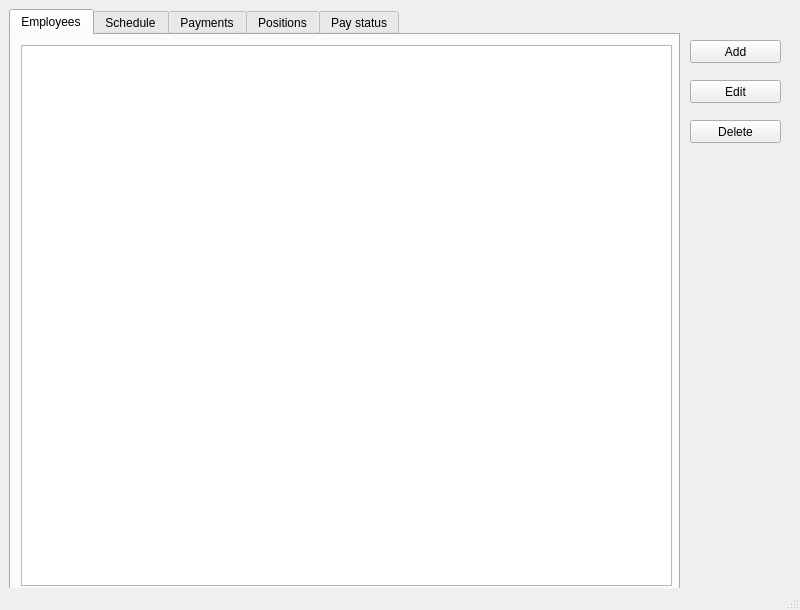
<?xml version="1.0" encoding="UTF-8"?>
<ui version="4.0">
 <class>MainWindow</class>
 <widget class="QMainWindow" name="MainWindow">
  <property name="geometry">
   <rect>
    <x>0</x>
    <y>0</y>
    <width>800</width>
    <height>610</height>
   </rect>
  </property>
  <property name="minimumSize">
   <size>
    <width>800</width>
    <height>610</height>
   </size>
  </property>
  <property name="maximumSize">
   <size>
    <width>800</width>
    <height>610</height>
   </size>
  </property>
  <property name="windowTitle">
   <string>Salary calculation</string>
  </property>
  <widget class="QWidget" name="centralwidget">
   <widget class="QTabWidget" name="tabBar">
    <property name="geometry">
     <rect>
      <x>9</x>
      <y>9</y>
      <width>671</width>
      <height>581</height>
     </rect>
    </property>
    <property name="currentIndex">
     <number>0</number>
    </property>
    <widget class="QWidget" name="employees">
     <attribute name="title">
      <string>Employees</string>
     </attribute>
     <widget class="QTableWidget" name="employeesTable">
      <property name="geometry">
       <rect>
        <x>10</x>
        <y>10</y>
        <width>651</width>
        <height>541</height>
       </rect>
      </property>
     </widget>
    </widget>
    <widget class="QWidget" name="schedule">
     <attribute name="title">
      <string>Schedule</string>
     </attribute>
     <widget class="QTableWidget" name="schedulesTable">
      <property name="geometry">
       <rect>
        <x>10</x>
        <y>10</y>
        <width>651</width>
        <height>541</height>
       </rect>
      </property>
     </widget>
    </widget>
    <widget class="QWidget" name="payments">
     <attribute name="title">
      <string>Payments</string>
     </attribute>
     <widget class="QTableWidget" name="paymentsTable">
      <property name="geometry">
       <rect>
        <x>10</x>
        <y>10</y>
        <width>651</width>
        <height>541</height>
       </rect>
      </property>
     </widget>
    </widget>
    <widget class="QWidget" name="positions">
     <attribute name="title">
      <string>Positions</string>
     </attribute>
     <widget class="QTableWidget" name="positionsTable">
      <property name="geometry">
       <rect>
        <x>9</x>
        <y>9</y>
        <width>651</width>
        <height>541</height>
       </rect>
      </property>
     </widget>
    </widget>
    <widget class="QWidget" name="paymentStatus">
     <attribute name="title">
      <string>Pay status</string>
     </attribute>
     <widget class="QTableWidget" name="payStatusTable">
      <property name="geometry">
       <rect>
        <x>10</x>
        <y>10</y>
        <width>651</width>
        <height>541</height>
       </rect>
      </property>
     </widget>
    </widget>
   </widget>
   <widget class="QPushButton" name="addButton">
    <property name="geometry">
     <rect>
      <x>690</x>
      <y>40</y>
      <width>91</width>
      <height>23</height>
     </rect>
    </property>
    <property name="text">
     <string>Add</string>
    </property>
   </widget>
   <widget class="QPushButton" name="editButton">
    <property name="geometry">
     <rect>
      <x>690</x>
      <y>80</y>
      <width>91</width>
      <height>23</height>
     </rect>
    </property>
    <property name="text">
     <string>Edit</string>
    </property>
   </widget>
   <widget class="QPushButton" name="delButton">
    <property name="geometry">
     <rect>
      <x>690</x>
      <y>120</y>
      <width>91</width>
      <height>23</height>
     </rect>
    </property>
    <property name="text">
     <string>Delete</string>
    </property>
   </widget>
  </widget>
  <widget class="QStatusBar" name="statusBar"/>
 </widget>
 <resources/>
 <connections/>
</ui>
